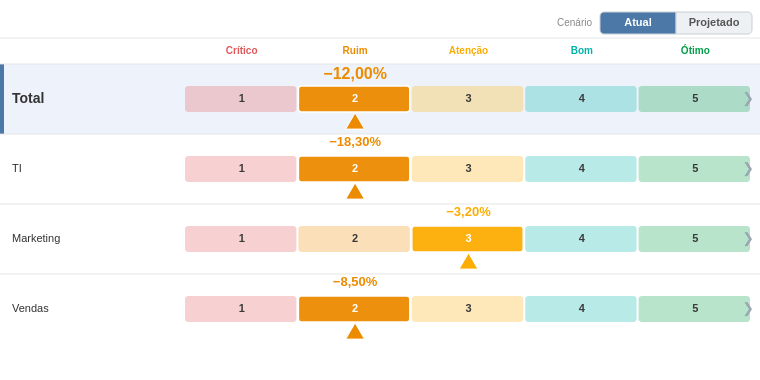

Write the Vega-Lite specification saved for this chart.
### Vega specification from a JSON file in a GitHub repository (floating-point values rounded to 4 significant figures)
{"$schema": "https://vega.github.io/schema/vega/v6.json", "description": "PROTÓTIPO v3 (toggle Atual/Projetado) — igual ao Deneb, com width/height e dataset fictício (inclui Projetado/DesvioProj/NotaProj). Testar em vega.github.io/editor.", "width": 760, "height": 380, "autosize": {"type": "none", "resize": true, "contains": "padding"}, "padding": {"left": 0, "right": 0, "top": 8, "bottom": 8}, "signals": [{"name": "totalWidth", "update": "width"}, {"name": "containerH", "update": "height"}, {"name": "labelWidth", "value": 185}, {"name": "nameW", "update": "min(340, totalWidth * 0.45)"}, {"name": "barAreaWidth", "update": "totalWidth - labelWidth - 8"}, {"name": "segW", "update": "barAreaWidth / 5"}, {"name": "headerH", "value": 26}, {"name": "rowH", "value": 70}, {"name": "barH", "value": 26}, {"name": "barOffY", "value": 22}, {"name": "toolbarH", "value": 30}, {"name": "topPad", "update": "toolbarH + 46"}, {"name": "bottomPad", "value": 10}, {"name": "viewportH", "update": "max(60, containerH - topPad - bottomPad)"}, {"name": "nChild", "update": "data('children').length"}, {"name": "projRowH", "update": "nChild > 0 ? clamp(viewportH / nChild, 30, 44) : 42"}, {"name": "barHt", "update": "min(26, projRowH - 14)"}, {"name": "contentH", "update": "nChild * projRowH"}, {"name": "maxScroll", "update": "max(0, contentH - viewportH)"}, {"name": "thumbH", "update": "max(24, viewportH * (viewportH / max(contentH, 1)))"}, {"name": "chartPad", "value": 12}, {"name": "chartLeft", "update": "nameW + chartPad"}, {"name": "chartRight", "update": "totalWidth - 16"}, {"name": "centerX", "update": "(chartLeft + chartRight) / 2"}, {"name": "divMax", "update": "data('childExtent').length ? data('childExtent')[0].maxAbs : 1"}, {"name": "segW2", "value": 76}, {"name": "segProjX", "update": "totalWidth - 8 - segW2"}, {"name": "segAtualX", "update": "segProjX - segW2"}, {"name": "currentNode", "value": null, "on": [{"events": "@areaRow:click", "update": "datum.Nome"}, {"events": "@backBtn:click", "update": "null"}]}, {"name": "cenario", "value": "atual", "on": [{"events": "@segAtual:click", "update": "'atual'"}, {"events": "@segProj:click", "update": "'proj'"}]}, {"name": "scrollY", "value": 0, "on": [{"events": {"signal": "currentNode"}, "update": "0"}, {"events": {"signal": "nChild"}, "update": "0"}, {"events": {"signal": "cenario"}, "update": "0"}, {"events": {"type": "wheel", "consume": true, "filter": ["currentNode !== null"]}, "update": "clamp(scrollY + event.deltaY, 0, maxScroll)"}, {"events": "[@scrollThumb:pointerdown, window:pointerup] > window:pointermove", "update": "clamp(scrollY + event.movementY * (contentH / viewportH), 0, maxScroll)"}]}, {"name": "animMs", "value": 350}, {"name": "animStart", "value": 0, "on": [{"events": {"signal": "currentNode"}, "update": "now()"}, {"events": {"signal": "cenario"}, "update": "now()"}]}, {"name": "tRaw", "value": 1, "on": [{"events": {"type": "timer", "throttle": 20}, "update": "animStart > 0 ? min((now() - animStart) / animMs, 1) : 1"}]}, {"name": "tEase", "update": "tRaw * (2 - tRaw)"}], "data": [{"name": "dataset", "values": [{"Nome": "Total", "Pai": null, "Nivel": 1, "Ordem": 0, "Desvio": -12.0, "Nota": 2, "Planejado": 2160, "Realizado": 2420, "Projetado": 2300, "DesvioProj": 6.5, "NotaProj": 3}, {"Nome": "TI", "Pai": "Total", "Nivel": 2, "Ordem": 1, "Desvio": -18.3, "Nota": 2, "Planejado": 1000, "Realizado": 1183, "Projetado": 1080, "DesvioProj": 8.0, "NotaProj": 3}, {"Nome": "Marketing", "Pai": "Total", "Nivel": 2, "Ordem": 2, "Desvio": -3.2, "Nota": 3, "Planejado": 410, "Realizado": 423, "Projetado": 405, "DesvioProj": -1.2, "NotaProj": 4}, {"Nome": "Vendas", "Pai": "Total", "Nivel": 2, "Ordem": 3, "Desvio": -8.5, "Nota": 2, "Planejado": 750, "Realizado": 814, "Projetado": 835, "DesvioProj": 11.3, "NotaProj": 2}, {"Nome": "Migração ERP Corporativo Global", "Pai": "TI", "Nivel": 3, "Ordem": 0, "Desvio": -28.0, "Nota": 1, "Planejado": 500, "Realizado": 640, "Projetado": 660}, {"Nome": "Upgrade Wi-Fi", "Pai": "TI", "Nivel": 3, "Ordem": 0, "Desvio": -18.7, "Nota": 2, "Planejado": 80, "Realizado": 95, "Projetado": 98}, {"Nome": "Data Lake", "Pai": "TI", "Nivel": 3, "Ordem": 0, "Desvio": -10.0, "Nota": 2, "Planejado": 300, "Realizado": 330, "Projetado": 305}, {"Nome": "Helpdesk", "Pai": "TI", "Nivel": 3, "Ordem": 0, "Desvio": 18.3, "Nota": 4, "Planejado": 120, "Realizado": 98, "Projetado": 118}, {"Nome": "Portal do Colaborador", "Pai": "TI", "Nivel": 3, "Ordem": 0, "Desvio": null, "Nota": null, "Planejado": 220, "Realizado": null, "Projetado": 210}, {"Nome": "Segurança / SOC", "Pai": "TI", "Nivel": 3, "Ordem": 0, "Desvio": -7.0, "Nota": 3, "Planejado": 160, "Realizado": 171, "Projetado": 175}, {"Nome": "Backup & DR", "Pai": "TI", "Nivel": 3, "Ordem": 0, "Desvio": 4.0, "Nota": 4, "Planejado": 90, "Realizado": 86, "Projetado": 92}, {"Nome": "Licenças SaaS", "Pai": "TI", "Nivel": 3, "Ordem": 0, "Desvio": -12.0, "Nota": 2, "Planejado": 140, "Realizado": 157, "Projetado": 150}, {"Nome": "Mobile App", "Pai": "TI", "Nivel": 3, "Ordem": 0, "Desvio": 9.0, "Nota": 4, "Planejado": 110, "Realizado": 100, "Projetado": 108}, {"Nome": "Observabilidade", "Pai": "TI", "Nivel": 3, "Ordem": 0, "Desvio": -22.0, "Nota": 1, "Planejado": 75, "Realizado": 91, "Projetado": 80}, {"Nome": "Rebranding", "Pai": "Marketing", "Nivel": 3, "Ordem": 0, "Desvio": -16.6, "Nota": 2, "Planejado": 150, "Realizado": 175, "Projetado": 160}, {"Nome": "Campanha Verão", "Pai": "Marketing", "Nivel": 3, "Ordem": 0, "Desvio": 5.0, "Nota": 4, "Planejado": 200, "Realizado": 190, "Projetado": 205}, {"Nome": "SEO", "Pai": "Marketing", "Nivel": 3, "Ordem": 0, "Desvio": 3.3, "Nota": 4, "Planejado": 60, "Realizado": 58, "Projetado": 59}, {"Nome": "Expansão Nordeste", "Pai": "Vendas", "Nivel": 3, "Ordem": 0, "Desvio": -20.0, "Nota": 1, "Planejado": 250, "Realizado": 300, "Projetado": 315}, {"Nome": "CRM Novo", "Pai": "Vendas", "Nivel": 3, "Ordem": 0, "Desvio": -3.75, "Nota": 3, "Planejado": 400, "Realizado": 415, "Projetado": 430}, {"Nome": "Treinamento Equipe", "Pai": "Vendas", "Nivel": 3, "Ordem": 0, "Desvio": 1.0, "Nota": 4, "Planejado": 100, "Realizado": 99, "Projetado": 100}]}, {"name": "regua", "source": "dataset", "transform": [{"type": "filter", "expr": "datum.Nivel <= 2 && currentNode === null"}, {"type": "collect", "sort": {"field": "Ordem"}}, {"type": "formula", "as": "notaAtiva", "expr": "cenario === 'proj' ? datum.NotaProj : datum.Nota"}, {"type": "formula", "as": "desvioAtiva", "expr": "cenario === 'proj' ? datum.DesvioProj : datum.Desvio"}, {"type": "formula", "as": "rowY", "expr": "datum.Ordem * rowH + headerH + toolbarH"}]}, {"name": "empresaBand", "source": "regua", "transform": [{"type": "filter", "expr": "datum.Nivel === 1"}]}, {"name": "zonas", "source": "regua", "transform": [{"type": "formula", "as": "zoneArr", "expr": "[1, 2, 3, 4, 5]"}, {"type": "flatten", "fields": ["zoneArr"], "as": ["notaZona"]}]}, {"name": "zoneMeta", "values": [{"n": 1, "label": "Crítico"}, {"n": 2, "label": "Ruim"}, {"n": 3, "label": "Atenção"}, {"n": 4, "label": "Bom"}, {"n": 5, "label": "Ótimo"}], "transform": [{"type": "filter", "expr": "currentNode === null"}]}, {"name": "children", "source": "dataset", "transform": [{"type": "filter", "expr": "currentNode !== null && datum.Pai === currentNode"}, {"type": "formula", "as": "execAtiva", "expr": "cenario === 'proj' ? datum.Projetado : datum.Realizado"}, {"type": "formula", "as": "plan", "expr": "isValid(datum.Planejado) ? datum.Planejado : 0"}, {"type": "formula", "as": "real", "expr": "isValid(datum.execAtiva) ? datum.execAtiva : 0"}, {"type": "formula", "as": "semDado", "expr": "(!isValid(datum.Planejado)) || (!isValid(datum.execAtiva))"}, {"type": "formula", "as": "saldo", "expr": "datum.plan - datum.real"}, {"type": "formula", "as": "absSaldo", "expr": "abs(datum.saldo)"}, {"type": "collect", "sort": {"field": "absSaldo", "order": "descending"}}, {"type": "window", "ops": ["row_number"], "as": ["idx"]}]}, {"name": "childExtent", "source": "children", "transform": [{"type": "aggregate", "fields": ["absSaldo"], "ops": ["max"], "as": ["maxAbs"]}]}, {"name": "navState", "values": [{}], "transform": [{"type": "filter", "expr": "currentNode !== null"}]}], "scales": [{"name": "colorScale", "type": "ordinal", "domain": [1, 2, 3, 4, 5], "range": ["#e15759", "#ED8B00", "#fcad04", "#00b2a9", "#009e47"]}, {"name": "xDiv", "type": "linear", "zero": false, "clamp": true, "domain": [{"signal": "-divMax"}, {"signal": "divMax"}], "range": [{"signal": "chartLeft"}, {"signal": "chartRight"}]}], "marks": [{"type": "rule", "encode": {"update": {"x": {"value": 0}, "x2": {"signal": "totalWidth"}, "y": {"signal": "toolbarH"}, "stroke": {"value": "#e6e6e6"}, "strokeWidth": {"value": 1}}}}, {"type": "text", "interactive": false, "encode": {"enter": {"align": {"value": "right"}, "baseline": {"value": "middle"}, "fontSize": {"value": 10}, "fill": {"value": "#888888"}}, "update": {"x": {"signal": "segAtualX - 8"}, "y": {"value": 15}, "text": {"value": "Cenário"}}}}, {"type": "rect", "name": "segAtual", "encode": {"enter": {"cursor": {"value": "pointer"}, "stroke": {"value": "#c8ced5"}, "strokeWidth": {"value": 1}, "cornerRadiusTopLeft": {"value": 4}, "cornerRadiusBottomLeft": {"value": 4}}, "update": {"x": {"signal": "segAtualX"}, "y": {"value": 4}, "width": {"signal": "segW2"}, "height": {"value": 22}, "fill": {"signal": "cenario === 'atual' ? '#4c78a8' : '#eef1f4'"}}}}, {"type": "text", "interactive": false, "encode": {"enter": {"align": {"value": "center"}, "baseline": {"value": "middle"}, "fontSize": {"value": 11}, "fontWeight": {"value": "bold"}}, "update": {"x": {"signal": "segAtualX + segW2 / 2"}, "y": {"value": 15}, "text": {"value": "Atual"}, "fill": {"signal": "cenario === 'atual' ? '#ffffff' : '#555555'"}}}}, {"type": "rect", "name": "segProj", "encode": {"enter": {"cursor": {"value": "pointer"}, "stroke": {"value": "#c8ced5"}, "strokeWidth": {"value": 1}, "cornerRadiusTopRight": {"value": 4}, "cornerRadiusBottomRight": {"value": 4}}, "update": {"x": {"signal": "segProjX"}, "y": {"value": 4}, "width": {"signal": "segW2"}, "height": {"value": 22}, "fill": {"signal": "cenario === 'proj' ? '#4c78a8' : '#eef1f4'"}}}}, {"type": "text", "interactive": false, "encode": {"enter": {"align": {"value": "center"}, "baseline": {"value": "middle"}, "fontSize": {"value": 11}, "fontWeight": {"value": "bold"}}, "update": {"x": {"signal": "segProjX + segW2 / 2"}, "y": {"value": 15}, "text": {"value": "Projetado"}, "fill": {"signal": "cenario === 'proj' ? '#ffffff' : '#555555'"}}}}, {"type": "rect", "from": {"data": "empresaBand"}, "encode": {"update": {"x": {"value": 0}, "width": {"signal": "totalWidth"}, "y": {"signal": "datum.rowY"}, "height": {"signal": "rowH"}, "fill": {"value": "#eef3fb"}, "opacity": {"signal": "tEase"}}}}, {"type": "rect", "from": {"data": "empresaBand"}, "encode": {"update": {"x": {"value": 0}, "width": {"value": 4}, "y": {"signal": "datum.rowY"}, "height": {"signal": "rowH"}, "fill": {"value": "#4c78a8"}, "opacity": {"signal": "tEase"}}}}, {"type": "text", "from": {"data": "zoneMeta"}, "encode": {"enter": {"align": {"value": "center"}, "baseline": {"value": "middle"}, "fontSize": {"value": 10}, "fontWeight": {"value": "bold"}}, "update": {"x": {"signal": "labelWidth + (datum.n - 0.5) * segW"}, "y": {"signal": "toolbarH + headerH / 2"}, "text": {"field": "label"}, "fill": {"signal": "scale('colorScale', datum.n)"}, "limit": {"signal": "segW - 4"}, "opacity": {"signal": "tEase"}}}}, {"type": "rule", "from": {"data": "regua"}, "encode": {"enter": {"stroke": {"value": "#e0e0e0"}, "strokeWidth": {"value": 1}}, "update": {"x": {"value": 0}, "x2": {"signal": "totalWidth"}, "y": {"field": "rowY"}, "opacity": {"signal": "0.8 * tEase"}}}}, {"type": "rect", "from": {"data": "zonas"}, "encode": {"enter": {"strokeWidth": {"value": 1.5}, "cornerRadius": {"value": 3}}, "update": {"x": {"signal": "labelWidth + (datum.notaZona - 1) * segW"}, "width": {"signal": "segW - 2"}, "y": {"signal": "datum.rowY + barOffY"}, "height": {"signal": "barH"}, "fill": {"signal": "scale('colorScale', datum.notaZona)"}, "fillOpacity": {"signal": "!isValid(datum.notaAtiva) ? 0.55 : (datum.notaZona === datum.notaAtiva ? 0.95 : 0.28)"}, "stroke": {"signal": "datum.notaZona === datum.notaAtiva ? '#ffffff' : null"}, "opacity": {"signal": "tEase"}}}}, {"type": "text", "from": {"data": "zonas"}, "encode": {"enter": {"align": {"value": "center"}, "baseline": {"value": "middle"}, "fontSize": {"value": 11}, "fontWeight": {"value": "bold"}}, "update": {"x": {"signal": "labelWidth + (datum.notaZona - 0.5) * segW"}, "y": {"signal": "datum.rowY + barOffY + barH / 2"}, "text": {"signal": "'' + datum.notaZona"}, "fill": {"signal": "datum.notaZona === datum.notaAtiva ? '#ffffff' : '#3a3a3a'"}, "opacity": {"signal": "tEase"}}}}, {"type": "text", "from": {"data": "regua"}, "encode": {"enter": {"align": {"value": "left"}, "baseline": {"value": "middle"}, "fill": {"value": "#333333"}}, "update": {"x": {"value": 12}, "y": {"signal": "datum.rowY + barOffY + barH / 2"}, "text": {"field": "Nome"}, "fontSize": {"signal": "datum.Nivel === 1 ? 14 : 11"}, "fontWeight": {"signal": "datum.Nivel === 1 ? 'bold' : 'normal'"}, "limit": {"signal": "labelWidth - 20"}, "opacity": {"signal": "tEase"}}}}, {"type": "text", "from": {"data": "regua"}, "encode": {"enter": {"align": {"value": "center"}, "baseline": {"value": "top"}, "fontWeight": {"value": "bold"}}, "update": {"x": {"signal": "isValid(datum.notaAtiva) ? labelWidth + (datum.notaAtiva - 0.5) * segW : labelWidth + barAreaWidth / 2"}, "y": {"signal": "datum.rowY + 2"}, "text": {"signal": "isValid(datum.desvioAtiva) ? replace(format(datum.desvioAtiva, '.2f'), '.', ',') + '%' : '--'"}, "fontSize": {"signal": "datum.Nivel === 1 ? 16 : 13"}, "fill": {"signal": "isValid(datum.notaAtiva) ? scale('colorScale', datum.notaAtiva) : '#aaaaaa'"}, "opacity": {"signal": "tEase"}}}}, {"type": "symbol", "from": {"data": "regua"}, "encode": {"enter": {"shape": {"value": "triangle-up"}, "stroke": {"value": "white"}, "strokeWidth": {"value": 1}}, "update": {"x": {"signal": "isValid(datum.notaAtiva) ? labelWidth + (datum.notaAtiva - 0.5) * segW : -999"}, "y": {"signal": "datum.rowY + barOffY + barH + 9"}, "size": {"signal": "min(segW * 14, 350)"}, "fill": {"signal": "isValid(datum.notaAtiva) ? scale('colorScale', datum.notaAtiva) : 'transparent'"}, "opacity": {"signal": "(isValid(datum.notaAtiva) ? 1 : 0) * tEase"}}}}, {"type": "text", "from": {"data": "regua"}, "encode": {"enter": {"align": {"value": "center"}, "baseline": {"value": "middle"}, "fontSize": {"value": 14}, "fill": {"value": "#9aa6b2"}}, "update": {"x": {"signal": "totalWidth - 12"}, "y": {"signal": "datum.rowY + barOffY + barH / 2"}, "text": {"value": "❯"}, "opacity": {"signal": "tEase"}}}}, {"type": "rect", "name": "areaRow", "from": {"data": "regua"}, "encode": {"enter": {"cursor": {"value": "pointer"}, "fill": {"value": "#4c78a8"}}, "update": {"x": {"value": 0}, "width": {"signal": "totalWidth"}, "y": {"signal": "datum.rowY"}, "height": {"signal": "rowH"}, "fillOpacity": {"value": 0}, "tooltip": {"signal": "{'Nó': datum.Nome, 'Desvio atual': isValid(datum.Desvio) ? replace(format(datum.Desvio, '.2f'), '.', ',') + '%' : '--', 'Nota atual': isValid(datum.Nota) ? datum.Nota : '--', 'Desvio projetado': isValid(datum.DesvioProj) ? replace(format(datum.DesvioProj, '.2f'), '.', ',') + '%' : '--', 'Nota projetada': isValid(datum.NotaProj) ? datum.NotaProj : '--'}"}}, "hover": {"fillOpacity": {"value": 0.1}}}}, {"type": "rule", "from": {"data": "navState"}, "encode": {"update": {"x": {"signal": "centerX"}, "y": {"signal": "topPad"}, "y2": {"signal": "topPad + min(contentH, viewportH)"}, "stroke": {"value": "#9aa6b2"}, "strokeWidth": {"value": 1.5}, "opacity": {"signal": "tEase"}}}}, {"type": "text", "from": {"data": "navState"}, "encode": {"enter": {"align": {"value": "right"}, "baseline": {"value": "bottom"}, "fontSize": {"value": 10}, "fill": {"value": "#c0504d"}}, "update": {"x": {"signal": "centerX - 8"}, "y": {"signal": "topPad - 8"}, "text": {"value": "◄ Estouro (gastou mais)"}, "opacity": {"signal": "tEase"}}}}, {"type": "text", "from": {"data": "navState"}, "encode": {"enter": {"align": {"value": "left"}, "baseline": {"value": "bottom"}, "fontSize": {"value": 10}, "fill": {"value": "#4e9a51"}}, "update": {"x": {"signal": "centerX + 8"}, "y": {"signal": "topPad - 8"}, "text": {"value": "Economia (gastou menos) ►"}, "opacity": {"signal": "tEase"}}}}, {"type": "group", "name": "drillScroll", "clip": true, "encode": {"update": {"x": {"value": 0}, "y": {"signal": "topPad"}, "width": {"signal": "totalWidth"}, "height": {"signal": "viewportH"}}}, "marks": [{"type": "rect", "from": {"data": "children"}, "encode": {"enter": {"cornerRadius": {"value": 3}}, "update": {"x": {"signal": "centerX + (scale('xDiv', min(datum.saldo, 0)) - centerX) * tEase"}, "x2": {"signal": "centerX + (scale('xDiv', max(datum.saldo, 0)) - centerX) * tEase"}, "y": {"signal": "(datum.idx - 1) * projRowH - scrollY + (projRowH - barHt) / 2"}, "height": {"signal": "barHt"}, "fill": {"signal": "datum.semDado ? '#c7ccd1' : (datum.saldo < 0 ? '#e15759' : '#009e47')"}, "opacity": {"signal": "tEase"}, "tooltip": {"signal": "{'Item': datum.Nome, 'Planejado': isValid(datum.Planejado) ? 'R$ ' + replace(format(datum.Planejado, ',.0f'), /,/g, '.') + ' mil' : '—', 'Realizado': isValid(datum.Realizado) ? 'R$ ' + replace(format(datum.Realizado, ',.0f'), /,/g, '.') + ' mil' : '—', 'Projetado': isValid(datum.Projetado) ? 'R$ ' + replace(format(datum.Projetado, ',.0f'), /,/g, '.') + ' mil' : '—', 'Saldo': (datum.saldo < 0 ? '−' : '+') + 'R$ ' + replace(format(datum.absSaldo, ',.0f'), /,/g, '.') + ' mil'}"}}}}, {"type": "text", "from": {"data": "children"}, "encode": {"enter": {"align": {"value": "left"}, "baseline": {"value": "middle"}, "fill": {"value": "#333333"}, "fontSize": {"value": 11}}, "update": {"x": {"value": 6}, "y": {"signal": "(datum.idx - 1) * projRowH - scrollY + projRowH / 2"}, "text": {"field": "Nome"}, "limit": {"signal": "nameW - 12"}, "opacity": {"signal": "tEase"}}}}, {"type": "text", "from": {"data": "children"}, "encode": {"enter": {"baseline": {"value": "middle"}, "fontSize": {"value": 11}, "fontWeight": {"value": "bold"}}, "update": {"x": {"signal": "(centerX + (scale('xDiv', datum.saldo) - centerX) * tEase) + ((datum.saldo < 0 ? ((scale('xDiv', datum.saldo) - nameW) < 90) : ((totalWidth - scale('xDiv', datum.saldo)) < 90)) ? (datum.saldo < 0 ? 5 : -5) : (datum.saldo < 0 ? -5 : 5))"}, "y": {"signal": "(datum.idx - 1) * projRowH - scrollY + projRowH / 2"}, "align": {"signal": "(datum.saldo < 0 ? ((scale('xDiv', datum.saldo) - nameW) < 90) : ((totalWidth - scale('xDiv', datum.saldo)) < 90)) ? (datum.saldo < 0 ? 'left' : 'right') : (datum.saldo < 0 ? 'right' : 'left')"}, "text": {"signal": "(datum.semDado ? '' : (datum.saldo < 0 ? '−' : '+')) + 'R$ ' + replace(format(datum.absSaldo, ',.0f'), /,/g, '.') + ' mil'"}, "fill": {"signal": "(datum.saldo < 0 ? ((scale('xDiv', datum.saldo) - nameW) < 90) : ((totalWidth - scale('xDiv', datum.saldo)) < 90)) ? '#ffffff' : (datum.semDado ? '#7a7f85' : (datum.saldo < 0 ? '#e15759' : '#009e47'))"}, "opacity": {"signal": "tEase"}}}}]}, {"type": "rect", "from": {"data": "navState"}, "encode": {"update": {"x": {"signal": "totalWidth - 6"}, "width": {"value": 4}, "y": {"signal": "topPad"}, "height": {"signal": "viewportH"}, "fill": {"value": "#ececec"}, "cornerRadius": {"value": 2}, "opacity": {"signal": "maxScroll > 0 ? tEase : 0"}}}}, {"type": "rect", "name": "scrollThumb", "from": {"data": "navState"}, "encode": {"enter": {"cursor": {"value": "pointer"}}, "update": {"x": {"signal": "totalWidth - 6"}, "width": {"value": 4}, "height": {"signal": "thumbH"}, "y": {"signal": "topPad + (maxScroll > 0 ? (viewportH - thumbH) * (scrollY / maxScroll) : 0)"}, "fill": {"value": "#b0b0b0"}, "cornerRadius": {"value": 2}, "opacity": {"signal": "maxScroll > 0 ? tEase : 0"}}}}, {"type": "group", "name": "backBtn", "from": {"data": "navState"}, "encode": {"enter": {"cursor": {"value": "pointer"}}, "update": {"x": {"value": 0}, "y": {"signal": "toolbarH + 6"}, "width": {"value": 96}, "height": {"value": 26}, "fill": {"value": "#f0f0f0"}, "stroke": {"value": "#cccccc"}, "cornerRadius": {"value": 4}, "opacity": {"signal": "tEase"}}}, "marks": [{"type": "text", "interactive": false, "encode": {"enter": {"align": {"value": "center"}, "baseline": {"value": "middle"}, "fill": {"value": "#444444"}, "fontSize": {"value": 11}, "fontWeight": {"value": "bold"}}, "update": {"x": {"value": 48}, "y": {"value": 13}, "text": {"value": "← Voltar"}}}}]}, {"type": "text", "from": {"data": "navState"}, "encode": {"enter": {"align": {"value": "left"}, "baseline": {"value": "middle"}, "fill": {"value": "#333333"}, "fontSize": {"value": 13}, "fontWeight": {"value": "bold"}}, "update": {"x": {"value": 108}, "y": {"signal": "toolbarH + 15"}, "text": {"signal": "'Ofensores · ' + currentNode + (cenario === 'proj' ? '  (projetado)' : '')"}, "opacity": {"signal": "tEase"}}}}, {"type": "text", "from": {"data": "navState"}, "encode": {"enter": {"align": {"value": "left"}, "baseline": {"value": "middle"}, "fill": {"value": "#9aa6b2"}, "fontSize": {"value": 10}}, "update": {"x": {"value": 108}, "y": {"signal": "toolbarH + 31"}, "text": {"value": "Valores em R$ mil"}, "opacity": {"signal": "tEase"}}}}]}
